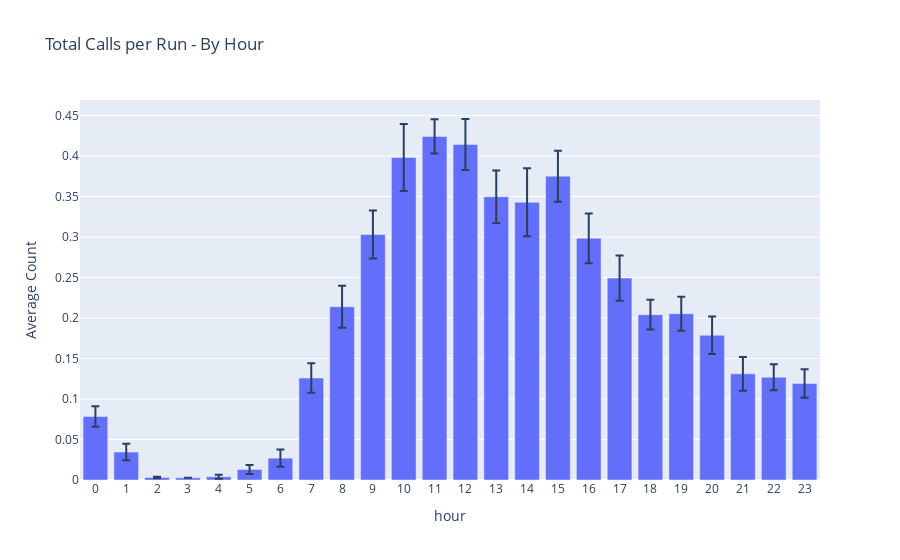

Here is the notebook cell this chart was saved with:
### Code cell
aggregated_data = hourly_calls_per_run.groupby("hour").agg(
    mean_count=("count", "mean"),
    std_count=("count", "std")
).reset_index()

aggregated_data['mean_count'] = aggregated_data['mean_count'] / (float(_processing_functions.get_param("sim_duration", params_df))/60/24)
aggregated_data['std_count'] = aggregated_data['std_count'] / (float(_processing_functions.get_param("sim_duration", params_df))/60/24)

px.bar(
    aggregated_data,
    x="hour",
    y="mean_count",
    error_y="std_count",
    labels={"mean_count": "Average Count"},
    title="Total Calls per Run - By Hour"
).update_xaxes(dtick=1)

### Figure 1 — Plotly figure (JSON) as saved in the notebook; plotly's stock layout.template omitted (floating-point values rounded to 4 significant figures)
{"data": [{"alignmentgroup": "True", "error_y": {"array": [0.01267, 0.01011, 0.0009686, 0, 0.002559, 0.00547, 0.01053, 0.01821, 0.02588, 0.0297, 0.04134, 0.02117, 0.03155, 0.03234, 0.04203, 0.03152, 0.0307, 0.02802, 0.01838, 0.02101, 0.02323, 0.02087, 0.01608, 0.0177]}, "hovertemplate": "hour=%{x}<br>Average Count=%{y}<extra></extra>", "legendgroup": "", "marker": {"color": "#636efa", "pattern": {"shape": ""}}, "name": "", "offsetgroup": "", "orientation": "v", "showlegend": false, "textposition": "auto", "type": "bar", "x": [0, 1, 2, 3, 4, 5, 6, 7, 8, 9, 10, 11, 12, 13, 14, 15, 16, 17, 18, 19, 20, 21, 22, 23], "xaxis": "x", "y": [0.07849, 0.03452, 0.003082, 0.00274, 0.003985, 0.01301, 0.02699, 0.1259, 0.214, 0.3032, 0.3984, 0.4242, 0.4142, 0.3499, 0.3429, 0.3752, 0.2985, 0.2493, 0.2041, 0.2053, 0.1788, 0.1311, 0.127, 0.1192], "yaxis": "y"}], "layout": {"barmode": "relative", "legend": {"tracegroupgap": 0}, "title": {"text": "Total Calls per Run - By Hour"}, "xaxis": {"anchor": "y", "domain": [0, 1], "dtick": 1, "title": {"text": "hour"}}, "yaxis": {"anchor": "x", "domain": [0, 1], "title": {"text": "Average Count"}}}}
